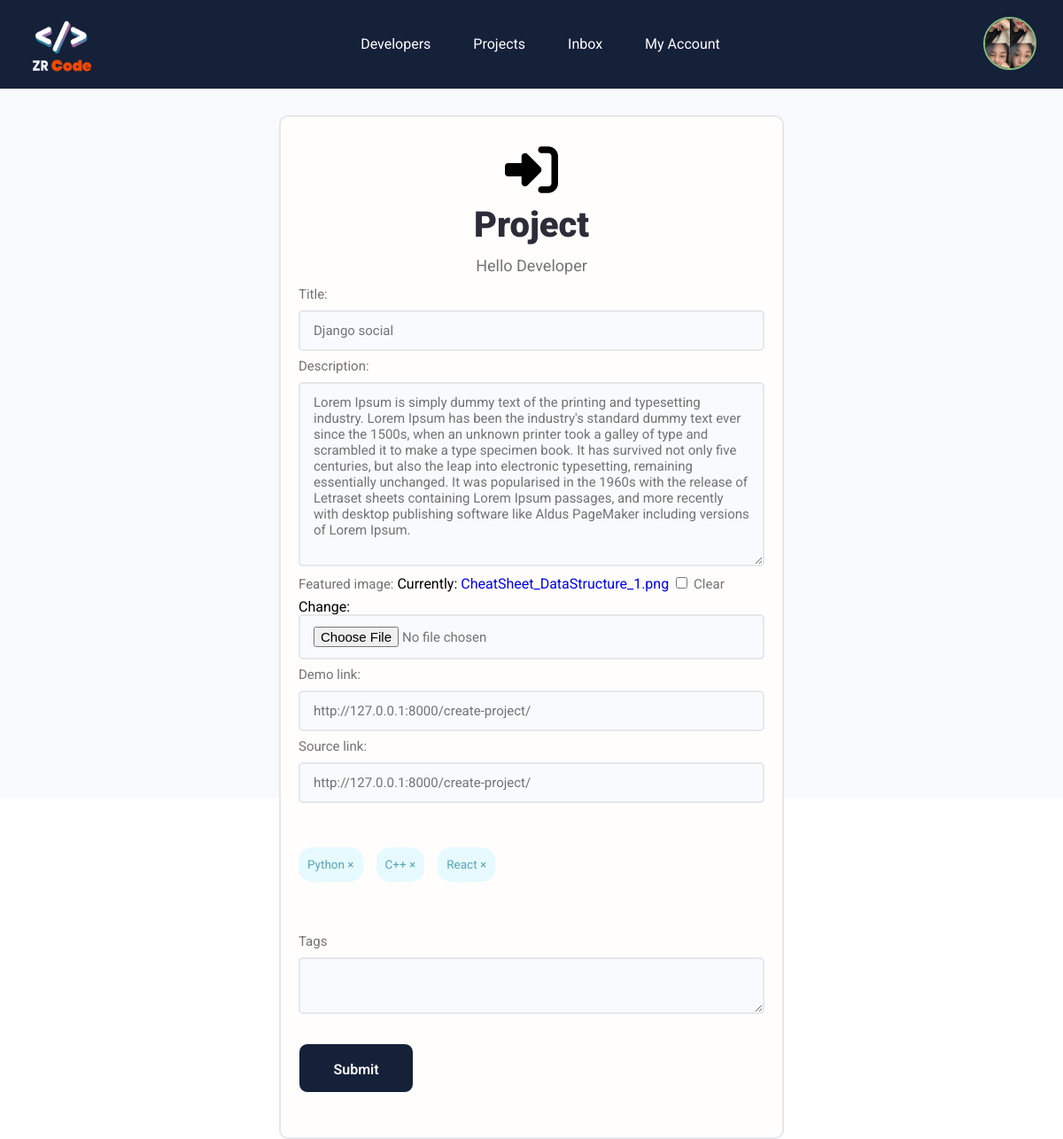
The app's page /projects/update-project/6373b43e-83b4-4bde-a726-8fa8dc932339/ (signed in) with its own data.
### users/models.py (models this page shows, shortened)
class Profile(models.Model):
    user = models.OneToOneField(User, on_delete = models.CASCADE, null=True, blank=True)
    name = models.CharField(max_length=255, blank=True, null=True)
    email = models.EmailField(max_length=500, blank=True, null=True)
    username = models.CharField(max_length=255, blank=True, null=True)
    location = models.CharField(max_length=255, blank=True, null=True)
    short_intro = models.CharField(max_length=255, blank=True, null=True)
    bio = models.TextField(blank=True, null=True)
    profile_image = models.ImageField(null=True, blank=True, upload_to='profiles/', default='profiles/user_default.png')
    social_youtube = models.CharField(max_length=255, blank=True, null=True)
    social_facebook = models.CharField(max_length=255, blank=True, null=True)
    social_tiktok = models.CharField(max_length=255, blank=True, null=True)
    social_github = models.CharField(max_length=255, blank=True, null=True)
    social_twitter = models.CharField(max_length=255, blank=True, null=True)
    social_instagram = models.CharField(max_length=255, blank=True, null=True)
    created = models.DateTimeField(auto_now_add=True)
    id= models.UUIDField(default=uuid.uuid4, unique=True, primary_key=True, editable=False)
    class Meta:
        ordering = ['-created']
    @property
    def imageURL(self):
        try:
            url = self.profile_image.url
        except:
            url = ''
        return url

### projects/models.py (models this page shows, shortened)
class Project(models.Model):
    owner = models.ForeignKey(Profile, null=True, blank=True, on_delete=models.CASCADE)
    title = models.CharField(max_length=255)
    description = models.TextField(null = True, blank = True)
    featured_image = models.ImageField(null = True, blank = True, default='user_default.jpg')
    tags = models.ManyToManyField('Tag', blank = True)
    demo_link = models.CharField(max_length = 20000, null = True, blank = True)
    source_link = models.CharField(max_length = 2000, null = True, blank = True)
    vote_total = models.IntegerField(default=0, null = True, blank = True)
    vote_ratio = models.IntegerField(default=0, null = True, blank = True)
    created = models.DateTimeField(auto_now_add = True) #
    id = models.UUIDField(default=uuid.uuid4, unique=True, primary_key = True, editable = False)
    class Meta:
        ordering =['-vote_ratio', '-vote_total', 'title']

class Tag(models.Model):
    name = models.CharField(max_length=255)
    created = models.DateTimeField(auto_now_add = True) #
    id = models.UUIDField(default=uuid.uuid4, unique=True, primary_key = True, editable = False)

### projects/views.py (the view, shortened to what this page needs)
# urls.py: path('update-project/<str:pk>/', views.updateProject, name='update_project'),
@login_required(login_url='login')
def updateProject(request, pk):
    profile = request.user.profile
    project = profile.project_set.get(id = pk)
    form = ProjectForm(instance=project)
    context = {'form': form, 'project': project}
    return render(request, 'projects/project_form.html', context)

### projects/forms.py
class ProjectForm(ModelForm):
    class Meta:
        model = Project
        exclude = ['vote_ratio', 'vote_total', 'owner', 'tags']
        widgets = {
            'tags': forms.CheckboxSelectMultiple()
        }
    def __init__(self, *args, **kwargs):
        super(ProjectForm, self).__init__(*args, **kwargs)
        for name, field in self.fields.items():
            field.widget.attrs.update({'class':'input'})

### projects/templates/projects/project_form.html (shortened to what this page needs)
{% extends 'main.html'%}
{% block content%}
    <main class="home">
        <section class="login">
            <div class="container-form">
                <div class="login__inner">
                    <div class="logo-login">
                        <i class="fa-solid fa-right-to-bracket"></i>
                    </div>
                    <div class="title-login">
                        <h3 class="login-title">Project</h3>
                        <p class="login-desc">Hello Developer</p>
                    </div>
                    <form action="" method="POST" enctype="multipart/form-data">
                        {{form.as_p}}
                        <div class="list-projects">
                            <div class="skill">
                                {% for tag in project.tags.all %}
                                    <div class="skill__inner">
                                        <span class="skill__title line-clamp break-all line-1">{{tag.name}} &#215;</span>
                                    </div>
                                {% endfor %}
                            </div>
                        </div>
                        <label for="tags">Tags</label>
                        <textarea class="input" name="newtags" id="tags"></textarea>
                        <div class="login-submit">
                            <input type="submit" value="Submit" class="btn btn-submit">
                        </div>
                    </form>
                </div>
            </div>
        </section>
    </main>
{% endblock content %}

### templates/header.html (shortened to what this page needs)
{% load static %}
<header class="header">
    <div class="container">
        <div class="header__inner">
            <img src="{% static 'assets/img/logo.png' %}" class="logo" alt="">
            <nav class="navbar">
                <ul class="navbar__list">
                    <li class="navbar__item">
                        <a href="{% url 'profiles' %}" class="navbar__link">Developers</a>
                    </li>
                    <li class="navbar__item">
                        <a href="{% url 'projects' %}" class="navbar__link">Projects</a>
                    </li>
                    {% if request.user.is_authenticated %}
                    <li class="navbar__item">
                        <a href="{% url 'inbox' %}" class="navbar__link">Inbox</a>
                    </li>
                    <li class="navbar__item">
                        <a href="{% url 'user_account'%}" class="navbar__link">My Account</a>
                    </li>
                    {% endif %}
                </ul>
            </nav>
            <div class="header-action">
                {% if request.user.is_authenticated%}
                <img src="{{ request.user.profile.imageURL }}" alt="" class="logo-account">
                {% else %}
                <a href="{% url 'login' %}" class="btn">Login</a>
                {% endif %}
            </div>
        </div>
    </div>
</header>

### static/assets/css/styles.css (style rules this page uses)
* { box-sizing: border-box; }
html { font-size: 62.5%; }
body { font-size: 1.6rem; font-family: 'Roboto', sans-serif; }
input, textarea, select, button { font-size: inherit; font-family: inherit; }
a { text-decoration: none; }
.btn { --height: 56px; display: inline-block; min-width: 130px; height: var(--height); line-height: var(--height); border: 1px solid #ffffff; border-radius:999px; font-weight: 600; font-size: 1.6rem; text-align: center; color: #f8fafd; }
.input.input[type='text'], .input.input[type='email'], .input.input[type='password'], .input.input[type='number'], textarea.input , .input.input[type='file'] { min-width: 24rem; width: 100%; padding: 1.2rem 1.5rem; border-radius: 0.5rem; border: 2px solid #e5e7eb; transition: all 0.3s ease-in-out; background-color: #f8fafd; outline: none; }
.line-clamp { display: -webkit-box; -webkit-line-clamp: var(--line-clamp, 6); -webkit-box-orient: vertical; overflow: hidden; }
.line-clamp.line-1 { --line-clamp: 1; }
.break-all { word-break: break-all; }
.header { background-color: #152039; position: sticky; top: 0; z-index: 1; }
.header__inner { padding: 10px 0; display: flex; align-items: center; justify-content: space-between; }
.header__inner .logo { height: 80px; width: 80px; }
.header__inner .logo-account { width: 60px; height: 60px; border-radius: 999px; border: 2px solid #85bd7d; object-fit: cover; }
.header .navbar__list { display: flex; }
.navbar__link { padding: 8px 24px; font-weight: 400; font-size: 1.6rem; line-height: 1; color: #fff; }
.skill__inner { padding: 10px; background-color: #e6faff; border-radius: 15px; }
.skill .skill__title { max-width: 80px; text-align: center; font-size: 1.35rem; line-height: 1.4; color: #5aa5b9; }
.list-projects { padding: 50px 0; }
.list-projects .skill { display: flex; gap: 15px; flex-wrap: wrap; }
.skill .skill__inner { padding: 10px; background-color: #e6faff; border-radius: 15px; }
.login { background-color: #F8FAFD; padding: 30px 0; height: 100vh; }
.login__inner { padding: 30px 20px; background-color: #FFFEFD; border-radius: 10px; border: 2px solid #E5E7EB; }
.login__inner .logo-login { display: flex; justify-content: center; }
.login__inner i { font-size: 6rem; }
.login__inner .login-title { text-align: center; font-size: 4rem; font-weight: 900; color: #2d2d39; line-height: 1.6; }
.login__inner .login-desc { text-align: center; font-size: 1.8rem; font-weight: 400; color: #737373; line-height: 1.6; }
form label { font-size: 1.5rem; padding: 10px 0; display: inline-block; color: #737373; }
.input { font-size: 1.5rem; color: #737373; }
.login-submit { margin-top: 10px; padding: 20px 0; display: flex; justify-content: space-between; align-items: center; }
.login-submit .btn-submit { background-color: #152039; border-radius: 10px; }
.home { background-color: #F8FAFD; }

### static/assets/css/responsive.css (style rules this page uses)
:root { --column-size: 12; }
.container { width: 100%; margin: 0 auto; padding-left: 15px; padding-right: 15px; }
.container-form { min-width: 400px; width: 50%; margin: 0 auto; padding: 0 15px; }
@media (min-width: 576px) { .container { max-width: 540px; } }
@media (min-width: 576px) { .container-form { min-width: 500px; } }
@media (min-width: 768px) { .container { max-width: 720px; } }
@media (min-width: 992px) { .container { max-width: 960px; } }
@media (min-width: 1200px) { .container { max-width: 1170px; } }

### records on screen
Project: title "Django social", description "Lorem Ipsum is simply dummy text of the printing and typesetting industry. Lorem Ipsum has been the industry's standard dummy text ever since the 1500s, when an unknown printer took a galley of type and scrambled it to make a type specimen book. It has survived not only five centuries, but also the leap into electronic typesetting, remaining essentially unchanged. It was popularised in the 1960s with the release of Letraset sheets containing Lorem Ipsum passages, and more recently with desktop publishing software like Aldus PageMaker including versions of Lorem Ipsum.", demo_link "http://127.0.0.1:8000/create-project/", source_link "http://127.0.0.1:8000/create-project/"
Tag: name "Python"
Tag: name "C++"
Tag: name "React"
